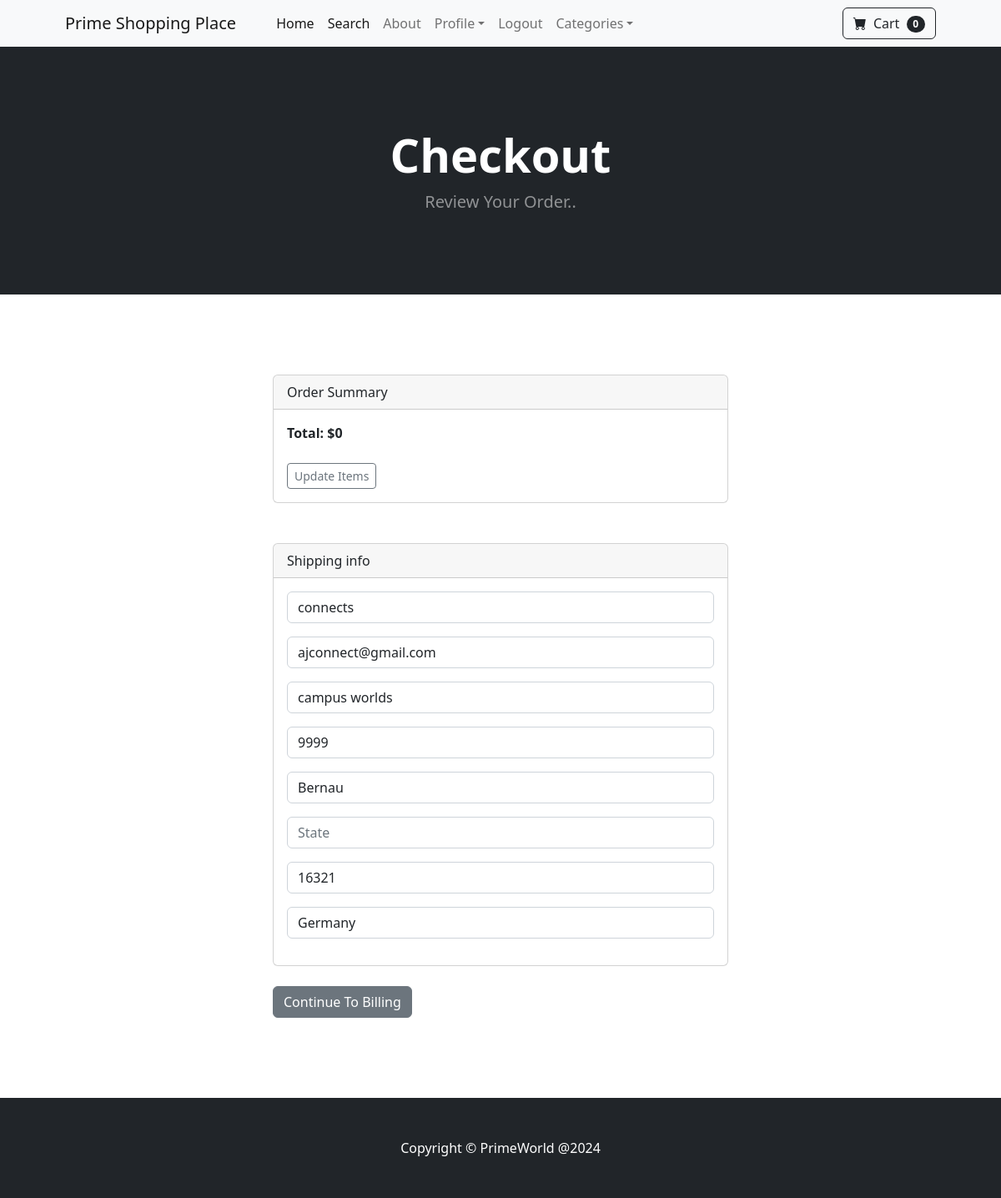
/payment/checkout/ (signed in), run on the app's committed database.
### payment/models.py (models this page shows, shortened)
class ShippingAddress(models.Model):
    user = models.ForeignKey(User, on_delete=models.CASCADE, null=True, blank=True)
    shipping_full_name = models.CharField(max_length=255)
    shipping_email = models.CharField(max_length=255)
    shipping_address1 = models.CharField(max_length=255)
    shipping_address2 = models.CharField(max_length=255, null=True, blank=True)
    shipping_city = models.CharField(max_length=255)
    shipping_state = models.CharField(max_length=255, null=True, blank=True)
    shipping_zipcode = models.CharField(max_length=255, null=True, blank=True)
    shipping_country = models.CharField(max_length=255)
    class Meta:
        verbose_name_plural = "Shipping Address"

### payment/views.py (the view)
# urls.py: path("checkout/", views.checkout, name='checkout'),
def checkout(request):
    cart = Cart(request)
    cart_products = cart.get_prods
    quantities = cart.get_quants
    totals = cart.cart_total()
    if request.user.is_authenticated:
        shipping_user = ShippingAddress.objects.get(user__id=request.user.id)
        shipping_form = ShippingForm(request.POST or None, instance=shipping_user)
        return render(request, "payment/checkout.html", {"cart_products":cart_products, "quantities":quantities, "totals":totals, "shipping_form":shipping_form})
    else:
        shipping_form = ShippingForm(request.POST or None,)
        return render(request, "payment/checkout.html", {"cart_products":cart_products, "quantities":quantities, "totals":totals, "shipping_form":shipping_form})

### cart/cart.py (called while the page is built, shortened)
    def cart_total(self):
        product_ids = self.cart.keys()
        products = Product.objects.filter(id__in=product_ids)
        quantities = self.cart
        total = 0
        return total

    def __len__(self):
        return len(self.cart)

    def get_prods(self):
        product_ids = self.cart.keys()
        products = Product.objects.filter(id__in=product_ids)
        return products

### cart/context_processors.py (called while the page is built)
def cart(request):
    return {'cart': Cart(request)}

### payment/templates/payment/checkout.html (shortened to what this page needs)
{% extends 'base.html' %}
{% block content %}
        <header class="bg-dark py-5">
            <div class="container px-4 px-lg-5 my-5">
                <div class="text-center text-white">
                    <h1 class="display-4 fw-bolder">Checkout</h1>
                    <p class="lead fw-normal text-white-50 mb-0">Review Your Order..</p>
                </div>
            </div>
        </header>
        <br><br>
        <br><br>
        <div class="container">
            <div class="row">
                <div class="col-md-6 offset-md-3">
                    <div class="card">
                        <div class="card-header">
                          Order Summary
                        </div>
                        <div class="card-body">
                        <strong>Total: ${{ totals }}</strong>
                        <br><br>
                        <a href="{% url 'cart_summary' %}" class="btn btn-sm btn-outline-secondary">Update Items</a>
                        </div>
                      </div>
                      <br><br>
                <div class="card">
                    <div class="card-header">
                      Shipping info
                    </div>
                    <div class="card-body">
                    <form method="POST" action="{% url 'billing_info' %}">
                     {{ shipping_form.as_p }}
                    </div>
                  </div>
                  <br>
                  <button type="submit" class="btn btn-secondary">Continue To Billing
                </button>
                  <br>
                </div>
            </div>
        </div>
        <br><br>
        <br><br>
{% endblock %}

### data on the page
ShippingAddress: shipping_full_name "connects", shipping_email "ajconnect@gmail.com", shipping_address1 "campus worlds", shipping_address2 "9999", shipping_city "Bernau", shipping_zipcode "16321", shipping_country "Germany"

### other printed values
{{ cart|length }} "0"
{{ totals }} "0"
